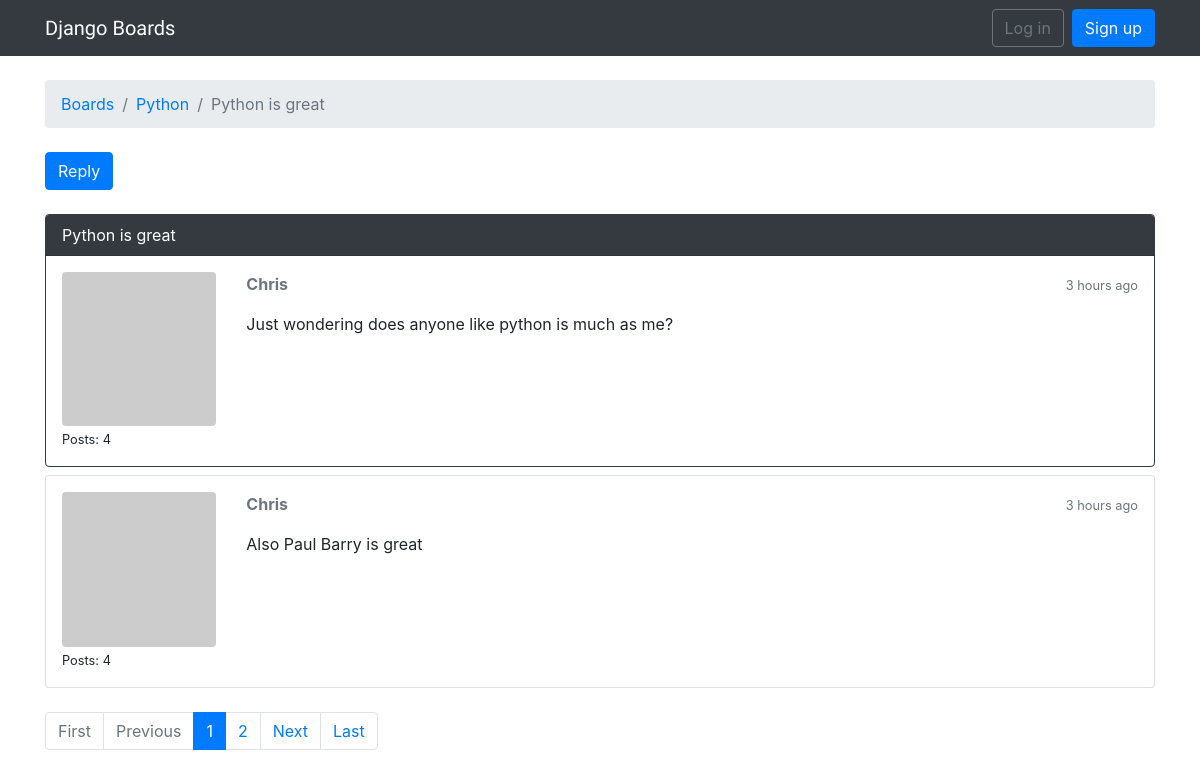
Page /boards/2/topics/104/ on the committed database.
### boards/models.py (models this page shows, shortened)
class Topic(models.Model):
    subject = models.CharField(max_length=255)
    last_updated = models.DateTimeField(auto_now_add=True)
    board = models.ForeignKey(Board, on_delete = models.CASCADE, related_name='topics')
    starter = models.ForeignKey(User, on_delete = models.CASCADE, related_name='topics')
    views = models.PositiveIntegerField(default=0)  # <- here

class Board(models.Model):
    name = models.CharField(max_length=30, unique=True)
    description = models.CharField(max_length=100)

class Post(models.Model):
    message = models.TextField(max_length=4000)
    topic = models.ForeignKey(Topic, on_delete = models.CASCADE, related_name='posts')
    created_at = models.DateTimeField(auto_now_add=True)
    updated_at = models.DateTimeField(null=True)
    created_by = models.ForeignKey(User, on_delete = models.CASCADE, related_name='posts')
    updated_by = models.ForeignKey(User, on_delete = models.CASCADE, null=True, related_name='+')
    def get_message_as_markdown(self):
        return mark_safe(markdown(self.message, safe_mode='escape'))

### boards/views.py (the view)
# urls.py: url(r'^boards/(?P<pk>\d+)/topics/(?P<topic_pk>\d+)/$', views.PostListView.as_view(), name='topic_posts'),
class PostListView(ListView):
    model = Post
    context_object_name = 'posts'
    template_name = 'topic_posts.html'
    paginate_by = 2
    def get_context_data(self, **kwargs):
        session_key = 'viewed_topic_{}'.format(self.topic.pk)
        if not self.request.session.get(session_key, False):
            self.topic.views += 1
            self.topic.save()
            self.request.session[session_key] = True
        kwargs['topic'] = self.topic
        return super().get_context_data(**kwargs)
    def get_queryset(self):
        self.topic = get_object_or_404(Topic, board__pk=self.kwargs.get('pk'), pk=self.kwargs.get('topic_pk'))
        queryset = self.topic.posts.order_by('created_at')
        return queryset

### boards/templatetags/gravatar.py (called while the page is built)
@register.filter
def gravatar(user):
    email = user.email.lower().encode('utf-8')
    default = 'mm'
    size = 256
    url = 'https://www.gravatar.com/avatar/{md5}?{params}'.format(
        md5=hashlib.md5(email).hexdigest(),
        params=urlencode({'d': default, 's': str(size)})
    )
    return url

### templates/topic_posts.html (shortened to what this page needs)
{% extends 'base.html' %}
{% load humanize %}
{% load gravatar %}
{% load static %}
{% block breadcrumb %}
  <li class="breadcrumb-item"><a href="{% url 'home' %}">Boards</a></li>
  <li class="breadcrumb-item"><a href="{% url 'board_topics' topic.board.pk %}">{{ topic.board.name }}</a></li>
  <li class="breadcrumb-item active">{{ topic.subject }}</li>
{% endblock %}
{% block content %}
  <div class="mb-4">
    <a href="{% url 'reply_topic' topic.board.pk topic.pk %}" class="btn btn-primary" role="button">Reply</a>
  </div>
  {% for post in posts %}
    <div id="{{ post.pk }}" class="card {% if forloop.last %}mb-4{% else %}mb-2{% endif %} {% if forloop.first %}border-dark{% endif %}">
      {% if forloop.first %}
        <div class="card-header text-white bg-dark py-2 px-3">{{ topic.subject }}</div>
      {% endif %}
      <div class="card-body p-3">
        <div class="row">
          <div class="col-2">
            <img src="{{ post.created_by|gravatar }}" alt="{{ post.created_by.username }}" class="w-100 rounded">
            <small>Posts: {{ post.created_by.posts.count }}</small>
          </div>
          <div class="col-10">
            <div class="row mb-3">
              <div class="col-6">
                <strong class="text-muted">{{ post.created_by.username }}</strong>
              </div>
              <div class="col-6 text-right">
                <small class="text-muted">{{ post.created_at|naturaltime }}</small>
              </div>
            </div>
            {{ post.get_message_as_markdown }}
          </div>
        </div>
      </div>
    </div>
  {% endfor %}
  {% include 'includes/pagination.html' %}
{% endblock %}

### rows in the picture
Topic: board.name "Python", subject "Python is great"
Post: created_by.posts.count "4", created_by.username "Chris", created_at "3 hours ago", get_message_as_markdown "Just wondering does anyone like python is much as me?"
Post: created_by.posts.count "4", created_by.username "Chris", created_at "3 hours ago", get_message_as_markdown "Also Paul Barry is great"

### other values in the picture
{{ page_num }} "1"
{{ page_num }} "2"
